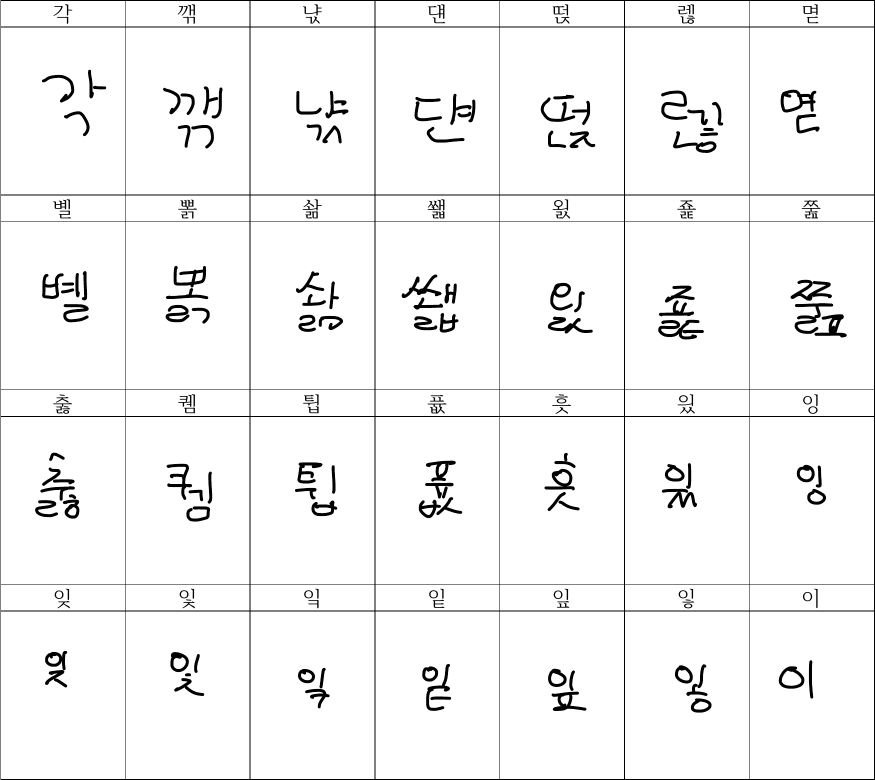
#> input picture proj01/style/user_34/user_34.png, 1749 x 1559 px (shown at 1/2 size)
$ python crop.py --src_dir user_34 --dst_dir out
#> lines starting #> are read from the running program, lines starting #| are printed output that depends on the picture; after the words box and inside, x2 and y2 are one past the last pixel; in counts of white or black regions, pixels touching at a corner belong together
"""Crop a filled handwriting template into one image per cell.

Robust to:
  * different page sizes / scan resolutions — the grid is located from the printed
    table border instead of assuming the cells fill the whole page, and cells are
    derived from the detected region.
  * stray notes written outside the template — anything outside the detected table
    border is ignored (notes don't form full-length grid lines).

Falls back to a simple equal division of the page if no grid border is detected,
so it degrades gracefully instead of crashing.
"""
import os
import argparse
import sys
import numpy as np
from PIL import Image, ImageChops, ImageOps

PROJECT_ROOT = os.path.dirname(os.path.dirname(os.path.abspath(__file__)))
sys.path.insert(0, PROJECT_ROOT)
from char_layout import TEMPLATE_COLS, TEMPLATE_ROWS  # noqa: E402

parser = argparse.ArgumentParser()
parser.add_argument("--src_dir", required=True)
parser.add_argument("--dst_dir", required=True)
parser.add_argument("--frame_dir", default=None,
                    help="optional second output keeping each cell's own framing, for "
                         "glyphs traced directly into the font")
parser.add_argument("--rows", type=int, default=TEMPLATE_ROWS)
parser.add_argument("--cols", type=int, default=TEMPLATE_COLS)
args = parser.parse_args()

ROWS, COLS = args.rows, args.cols
START_UNICODE = 0xAC00  # filenames are positional (sort order), not literal codepoints
CELL_PAD_FRAC = 0.06    # trim this fraction off each cell edge to drop grid lines
TOP_EXTRA_FRAC = 0.05   # extra trim off each cell top (drops the printed guide glyph)
OUT_SIZE = 512

os.makedirs(args.dst_dir, exist_ok=True)
if args.frame_dir:
    os.makedirs(args.frame_dir, exist_ok=True)


def detect_grid_bbox(gray):
    """Find the table border via projection profiles. Returns (left, top, right, bottom).

    Full-length horizontal/vertical lines (the table border) show up as columns/rows
    that are mostly ink. Stray notes outside the table don't span the full width/height,
    so they're excluded. Returns None if no grid is found.
    """
    arr = np.asarray(gray)
    ink = arr < 128  # dark pixels
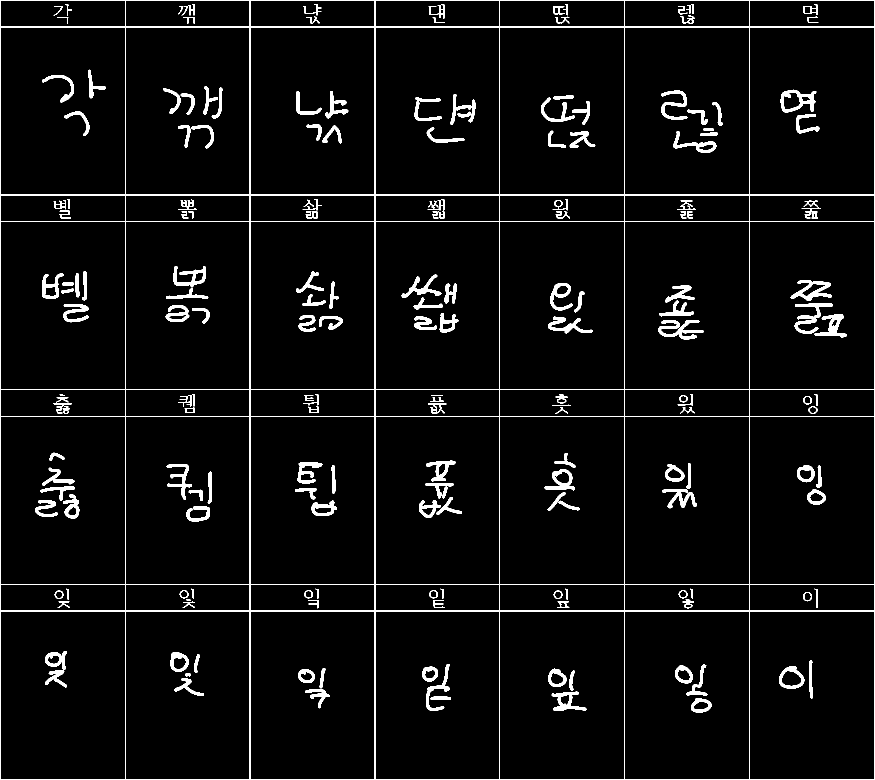
#> ink: shape (1559, 1749) bool (shown at 1/2 size); 4.2% white; 205 white regions (6 under 20 px), largest, box (x1, y1, x2, y2) and area: (1, 0, 1749, 1559) 41467, (1316, 640, 1408, 679) 1575, (1589, 606, 1666, 668) 1410
    h, w = ink.shape
#> h = 1559; w = 1749

    col_ink = ink.sum(axis=0)
#> col_ink = 1749 values, max 1559 at index 1, min 0 at index 0, mean 65.76
    row_ink = ink.sum(axis=1)
#> row_ink = 1559 values, max 1748 at index 0, min 11 at index 2, mean 73.78

    cols_line = np.where(col_ink > 0.4 * h)[0]   # near-full-height vertical lines
#> cols_line = [1, 250, 499, 500, 749, 750, 999, 1248, 1249, 1498, 1748]
    rows_line = np.where(row_ink > 0.4 * w)[0]   # near-full-width horizontal lines
#> rows_line = [0, 1, 53, 54, 389, 390, 443, 779, 832, 833, 1169, 1221, 1222, 1558]

    if cols_line.size >= 2 and rows_line.size >= 2:
        left, right = int(cols_line[0]), int(cols_line[-1])
#> left = 1; right = 1748
        top, bottom = int(rows_line[0]), int(rows_line[-1])
#> top = 0; bottom = 1558
        # sanity: the region must be a meaningful fraction of the page
        if (right - left) > 0.3 * w and (bottom - top) > 0.3 * h:
            return (left, top, right, bottom)
    return None


def process_cell(cell):
    """Trim whitespace, square-pad and resize a single cell image.

    Every mark ends up filling its own frame. That is what the handwriting model wants —
    it reads one normalized glyph at a time — but it throws away how big the mark actually
    was, so use frame_cell() for anything that is traced straight into the font.
    """
    bg = Image.new("L", cell.size, 255)
    diff = ImageChops.difference(cell, bg)
    bbox = diff.getbbox()
    if bbox:
        cell = cell.crop(bbox)

    cell = ImageOps.expand(cell, border=30, fill=255)
    side = max(cell.size)
    square = Image.new("L", (side, side), 255)
    square.paste(cell, ((side - cell.width) // 2, (side - cell.height) // 2))
    return square.resize((OUT_SIZE, OUT_SIZE), Image.BICUBIC)


def frame_cell(cell):
    """Square-pad and resize a cell *without* trimming to the mark inside it.

    Because every cell is the same size on the printed template, keeping the cell as the
    frame keeps each mark's true size and position: 'a' stays smaller than 'b', a comma
    stays low, and one pen width stays one pen width. Trimming to each mark's own bounding
    box magnifies the small ones — which is why lowercase came out both oversized and far
    heavier than the capitals written beside it.
    """
    side = max(cell.size)
    square = Image.new("L", (side, side), 255)
    square.paste(cell, ((side - cell.width) // 2, (side - cell.height) // 2))
    return square.resize((OUT_SIZE, OUT_SIZE), Image.BICUBIC)


count = 0
for fname in sorted(os.listdir(args.src_dir)):
    if not fname.lower().endswith((".png", ".jpg", ".jpeg")):
        continue

    img = Image.open(os.path.join(args.src_dir, fname)).convert("L")

    bbox = detect_grid_bbox(img)
#> bbox = (1, 0, 1748, 1558)
    if bbox is None:
        # Fallback: use the whole page (old behaviour).
        left, top, right, bottom = 0, 0, img.width, img.height
        print(f"[crop] {fname}: no grid border detected, using full page")
    else:
        left, top, right, bottom = bbox
#> left = 1; top = 0; right = 1748; bottom = 1558
        print(f"[crop] {fname}: grid at {bbox}")
#| [crop] user_34.png: grid at (1, 0, 1748, 1558)

    grid_w = right - left
#> grid_w = 1747
    grid_h = bottom - top
#> grid_h = 1558
    cell_w = grid_w / COLS
#> cell_w = 249.6
    cell_h = grid_h / ROWS
#> cell_h = 389.5
    pad_x = cell_w * CELL_PAD_FRAC
#> pad_x = 14.97
    pad_y = cell_h * CELL_PAD_FRAC
#> pad_y = 23.37

    top_skip = cell_h * TOP_EXTRA_FRAC
#> top_skip = 19.48
    for r in range(ROWS):
        for c in range(COLS):
            l = int(left + c * cell_w + pad_x)
            u = int(top + r * cell_h + pad_y + top_skip)
            rt = int(left + (c + 1) * cell_w - pad_x)
            lo = int(top + (r + 1) * cell_h - pad_y)
            if rt <= l or lo <= u:
                continue
            raw = img.crop((l, u, rt, lo))
            out_name = f"uni{START_UNICODE + count:04X}.png"
            process_cell(raw).save(os.path.join(args.dst_dir, out_name))
            if args.frame_dir:
                frame_cell(raw).save(os.path.join(args.frame_dir, out_name))
            count += 1
#> this loop made 4 passes
#> pass 1, in process_cell, `diff = ImageChops.difference(cell, bg)`:
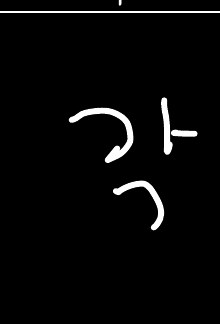
#> diff: PIL image 220x324 L; min 0, max 255, mean 8
#> pass 1, in process_cell, `cell = cell.crop(bbox)`:
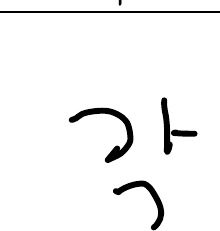
#> cell: PIL image 220x231 L; min 0, max 255, mean 243.8
#> pass 1, in process_cell, `cell = ImageOps.expand(cell, border=30, fill=255)`:
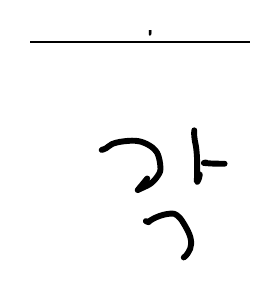
#> cell: PIL image 280x291 L; min 0, max 255, mean 248
#> after the loop:
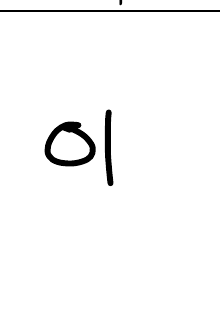
#> raw: PIL image 220x323 L; min 0, max 255, mean 248.7
#> after the loop, count = 28

print(f"complete {count} cells are saved: {args.dst_dir}")
#| complete 28 cells are saved: out
